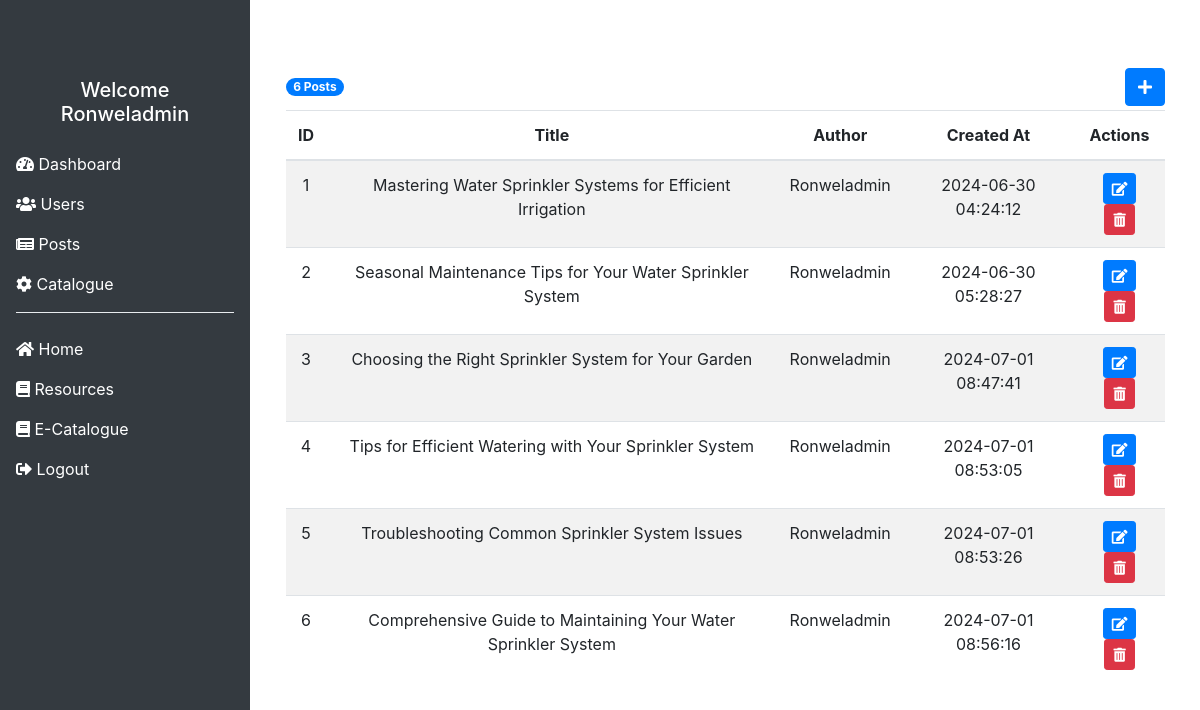
/admin/admin_posts.php (signed in), run on the app's committed database.
### tables this page shows
CREATE TABLE `posts` (
  `post_id` int(11) NOT NULL,
  `title` varchar(255) NOT NULL,
  `content` text NOT NULL,
  `image_path` varchar(255) DEFAULT NULL,
  `author_id` int(11) NOT NULL,
  `created_at` timestamp NOT NULL DEFAULT current_timestamp(),
  `updated_at` timestamp NOT NULL DEFAULT current_timestamp() ON UPDATE current_timestamp()
);

CREATE TABLE `users` (
  `id` int(11) NOT NULL,
  `username` varchar(50) NOT NULL,
  `password` varchar(255) NOT NULL,
  `email` varchar(100) NOT NULL,
  `created_at` timestamp NOT NULL DEFAULT current_timestamp(),
  `status` enum('verified','pending','semi-verified','admin') NOT NULL DEFAULT 'pending',
  `verification_token` varchar(255) DEFAULT NULL,
  `reset_token` varchar(100) DEFAULT NULL,
  `reset_token_expiry` datetime DEFAULT NULL
);

### admin/admin_posts.php (the view, shortened to what this page needs)
<?php
include 'admin_nav.php';
include '../includes/dbcon.php';
$sqlPosts = "SELECT p.post_id, p.title, p.content, p.author_id, p.image_path, u.username AS author, p.created_at
             FROM posts p
             JOIN users u ON p.author_id = u.id";
$resultPosts = $conn->query($sqlPosts);
$posts = [];
if ($resultPosts->num_rows > 0) {
    while ($row = $resultPosts->fetch_assoc()) {
        $posts[] = $row;
    }
}
$sqlPostsCount = "SELECT COUNT(*) AS totalPosts FROM posts";
$resultPostsCount = $conn->query($sqlPostsCount);
$totalPosts = 0;
if ($resultPostsCount->num_rows > 0) {
    $rowPostsCount = $resultPostsCount->fetch_assoc();
    $totalPosts = $rowPostsCount['totalPosts'];
}
?>
<!DOCTYPE html>
<html lang="en">
<head>
</head>
<body class="content">
<div class="container mt-5">
<div class="d-flex justify-content-between align-items-center mb-1">
    <span class="badge badge-pill badge-primary"><?php echo $totalPosts; ?> Posts</span>
    <button class="btn btn-primary" data-toggle="modal" data-target="#addPostModal"> <i class="fas fa-plus"></i></button>
</div>
    <table class="table table-striped text-center">
        <thead>
            <tr>
                <th>ID</th>
                <th>Title</th>
                <th>Author</th>
                <th>Created At</th>
                <th>Actions</th>
            </tr>
        </thead>
        <tbody>
            <?php foreach ($posts as $post): ?>
                <tr>
                    <td><?php echo $post['post_id']; ?></td>
                    <td><?php echo $post['title']; ?></td>
                    <td><?php echo $post['author']; ?></td>
                    <td><?php echo $post['created_at']; ?></td>
                    <td>
                        <button class="btn btn-primary btn-sm edit-post-btn"
                                data-id="<?php echo $post['post_id']; ?>"
                                data-title="<?php echo $post['title']; ?>"
                                data-content="<?php echo htmlspecialchars($post['content']); ?>"
                                data-author_id="<?php echo $post['author_id']; ?>"
                                data-image_path="<?php echo $post['image_path']; ?>"
                                data-toggle="modal"
                                data-target="#editPostModal"><i class="fas fa-edit"></i></button>
                        <button class="btn btn-danger btn-sm delete-post-btn"
                                data-id="<?php echo $post['post_id']; ?>"><i class="fas fa-trash-alt"></i></button>
                    </td>
                </tr>
            <?php endforeach; ?>
        </tbody>
    </table>
</div>
</body>
</html>

### assets/css/admin.css (style rules this page uses)
.content { margin-left: 251px; padding: 20px; transition: margin-left 0.3s ease; }

### data on the page
posts: post_id "1", title "Mastering Water Sprinkler Systems for Efficient Irrigation", author.username "Ronweladmin", created_at "2024-06-30 04:24:12"
posts: post_id "2", title "Seasonal Maintenance Tips for Your Water Sprinkler System", author.username "Ronweladmin", created_at "2024-06-30 05:28:27"
posts: post_id "3", title "Choosing the Right Sprinkler System for Your Garden", author.username "Ronweladmin", created_at "2024-07-01 08:47:41"
posts: post_id "4", title "Tips for Efficient Watering with Your Sprinkler System", author.username "Ronweladmin", created_at "2024-07-01 08:53:05"
posts: post_id "5", title "Troubleshooting Common Sprinkler System Issues", author.username "Ronweladmin", created_at "2024-07-01 08:53:26"
posts: post_id "6", title "Comprehensive Guide to Maintaining Your Water Sprinkler System", author.username "Ronweladmin", created_at "2024-07-01 08:56:16"

### other printed values
$_SESSION['username'] "Ronweladmin"
$totalPosts "6"
